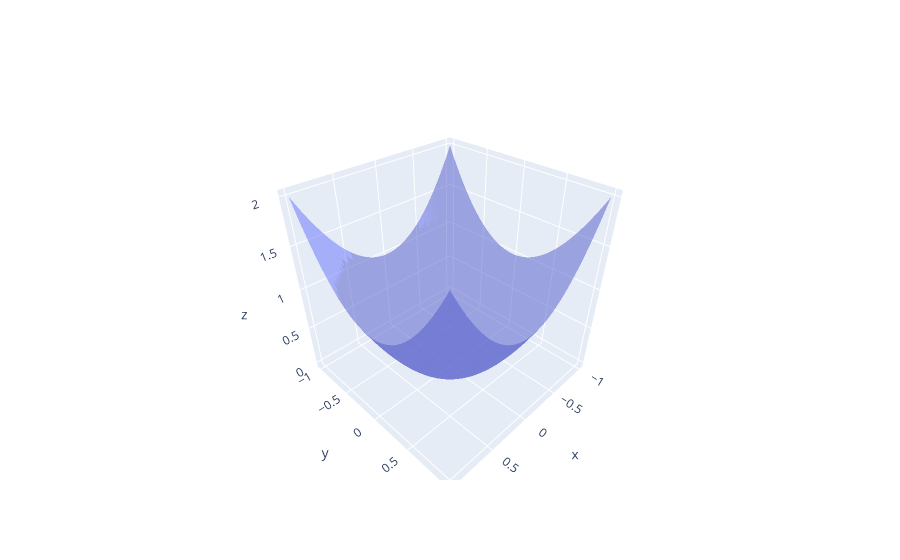

Notebook code cell kept with this figure:
### Markdown cell above
To fix this you need to use method `update_traces` of figure. `DS_common.get_meshtraces` helps to get traces for meshgrid objects.

### Code cell
from visualisations import get_meshtraces

i_ind, j_ind, k_ind = get_meshtraces(xx)
fig.update_traces(i=i_ind,j=j_ind, k = k_ind, selector=dict(type='mesh3d'))
fig.show()

### Figure 1 — Plotly figure (JSON) as saved in the notebook; plotly's stock layout.template omitted (floating-point values rounded to 4 significant figures; data arrays with more than 128 entries replaced by an {"elided": "..."} marker saying what was removed)
{"data": [{"colorbar": {"thickness": 25}, "colorscale": [[0, "rgb(39, 26, 44)"], [0.09091, "rgb(54, 43, 77)"], [0.1818, "rgb(64, 60, 115)"], [0.2727, "rgb(62, 82, 143)"], [0.3636, "rgb(62, 108, 150)"], [0.4545, "rgb(68, 130, 155)"], [0.5455, "rgb(76, 153, 160)"], [0.6364, "rgb(86, 177, 163)"], [0.7273, "rgb(111, 201, 163)"], [0.8182, "rgb(156, 219, 165)"], [0.9091, "rgb(206, 236, 179)"], [1, "rgb(253, 253, 204)"]], "flatshading": true, "i": {"elided": "4802 int values"}, "j": {"elided": "4802 int values"}, "k": {"elided": "4802 int values"}, "opacity": 0.5, "type": "mesh3d", "x": {"elided": "2500 float values"}, "y": {"elided": "2500 float values"}, "z": {"elided": "2500 float values"}}], "layout": {}}
